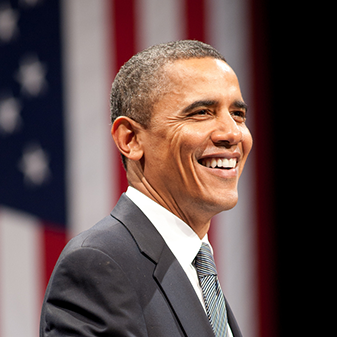
#> input picture Data/Images/obama.jpg, 337 x 337 px
$ python 4_image_interpolation_and_cropping.py
#> lines starting #> are read from the running program, lines starting #| are printed output that depends on the picture
import cv2
import numpy as np
import convenience_functions as cf

# Read an image
image_bgr = cv2.imread('..//Data//Images//obama.jpg', 1)
#> image_bgr is the input picture: shape (337, 337, 3); mean B, G, R 76.1, 77.4, 96.7
print(f"Image shape: {image_bgr.shape}")
#| Image shape: (337, 337, 3)

# Resize an image and apply different interpolation methods to check the output quality difference
image_resized_linear = cv2.resize(image_bgr, None, fx=2.5, fy=2.5, interpolation=cv2.INTER_LINEAR)
# cf.show_cv2(image_resized_linear)
image_resized_cubic = cv2.resize(image_bgr, None, fx=2.5, fy=2.5, interpolation=cv2.INTER_CUBIC)
# cf.show_cv2(image_resized_cubic)
image_resized_lanczos = cv2.resize(image_bgr, None, fx=2.5, fy=2.5, interpolation=cv2.INTER_LANCZOS4)
# cf.show_cv2(image_resized_lanczos)
image_resized_nearest = cv2.resize(image_bgr, None, fx=2.5, fy=2.5, interpolation=cv2.INTER_NEAREST)
# cf.show_cv2(image_resized_nearest)

# Display the image using 'plt'
# cf.show_mat(image_bgr)

# Define the region of interest (ROI)
roi = image_bgr[40:220, 100:260, :]
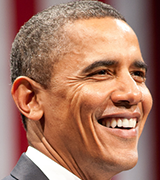
#> roi: shape (180, 160, 3); mean B, G, R 99.7, 119.7, 167.4
# cf.show_cv2(roi)

# Draw a rectangular frame around the image borders
roi_rectangle = cv2.rectangle(roi, (0, 0), (roi.shape[1], roi.shape[0]),
                              color=(255, 0, 255), thickness=5, lineType=cv2.LINE_8)
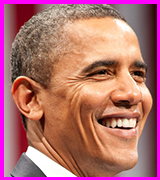
#> roi_rectangle: shape (180, 160, 3); mean B, G, R 111.8, 111.2, 177.4
# cf.show_cv2(roi)

$ run again, with Data/Images/Hillary.jpg copied over Data/Images/obama.jpg
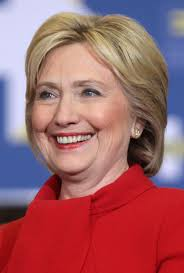
#> input picture Data/Images/Hillary.jpg, 184 x 273 px
#> image_bgr is the input picture: shape (273, 184, 3); mean B, G, R 104.2, 98.1, 159.7
#| Image shape: (273, 184, 3)
#> `roi = image_bgr[40:220, 100:260, :]`:
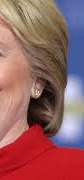
#> roi: shape (180, 84, 3); mean B, G, R 97.8, 97, 149.3
#> `roi_rectangle = cv2.rectangle(roi, (0, 0), (roi.shape[1], roi.shape[0]..`:
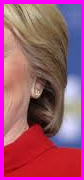
#> roi_rectangle: shape (180, 84, 3); mean B, G, R 114.1, 84.1, 160.3
